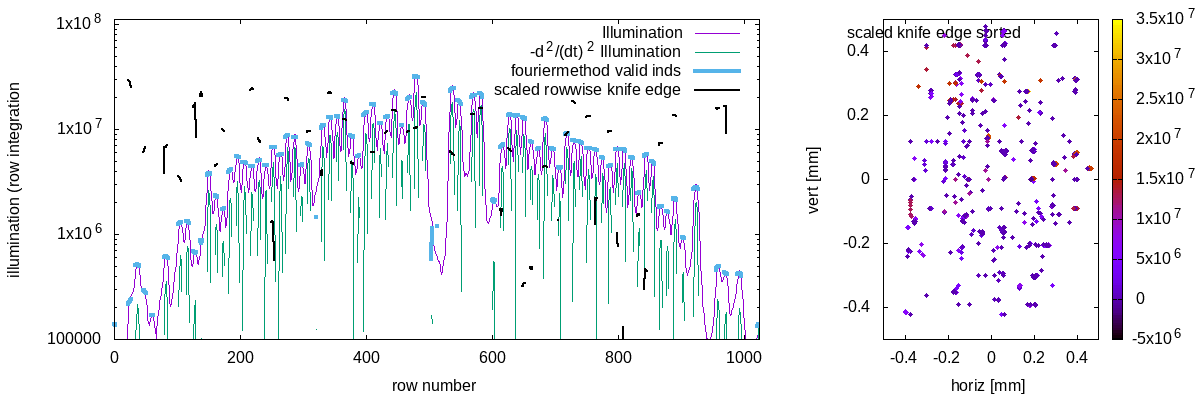

gnuplot code for this plot:
#!/usr/bin/gnuplot -persist
#
#    
#    	G N U P L O T
#    	Version 5.2 patchlevel 6    last modified 2019-01-01 
#    
#    	Copyright (C) 1986-1993, 1998, 2004, 2007-2018
#    	Thomas Williams, Colin Kelley and many others
#    
#    	gnuplot home:     http://www.gnuplot.info
#    	faq, bugs, etc:   type "help FAQ"
#    	immediate help:   type "help"  (plot window: hit 'h')
# set terminal qt 2 font "Sans,9"
# set output
unset clip points
set clip one
unset clip two
set errorbars front 1.000000 
set border 31 front lt black linewidth 1.000 dashtype solid
set zdata 
set ydata 
set xdata 
set y2data 
set x2data 
set boxwidth
set style fill  empty border
set style rectangle back fc  bgnd fillstyle   solid 1.00 border lt -1
set style circle radius graph 0.02 
set style ellipse size graph 0.05, 0.03 angle 0 units xy
set dummy x, y
set format x "% h" 
set format y "% h" 
set format x2 "% h" 
set format y2 "% h" 
set format z "% h" 
set format cb "% h" 
set format r "% h" 
set ttics format "% h"
set timefmt "%d/%m/%y,%H:%M"
set angles radians
set tics back
unset grid
unset raxis
set theta counterclockwise right
set style parallel front  lt black linewidth 2.000 dashtype solid
set key title "" center
set key fixed right top vertical Right noreverse enhanced autotitle nobox
set key noinvert samplen 4 spacing 1 width 0 height 0 
set key maxcolumns 0 maxrows 0
set key noopaque
unset label
unset arrow
set style increment default
unset style line
unset style arrow
set style histogram clustered gap 2 title textcolor lt -1
unset object
set style textbox transparent margins  1.0,  1.0 border  lt -1 linewidth  1.0
set offsets 0, 0, 0, 0
set pointsize 1
set pointintervalbox 1
set encoding default
unset polar
unset parametric
unset decimalsign
unset micro
unset minussign
set view 118, 315, 1, 1
set view azimuth 0
set rgbmax 255
set samples 100, 100
set isosamples 10, 10
set surface 
unset contour
set cntrlabel  format '%8.3g' font '' start 5 interval 20
set mapping cartesian
set datafile separator whitespace
unset hidden3d
set cntrparam order 4
set cntrparam linear
set cntrparam levels auto 5 unsorted
set cntrparam firstlinetype 0
set cntrparam points 5
set size ratio 0 1,1
set origin 0,0
set style data lines
set style function lines
unset xzeroaxis
unset yzeroaxis
unset zzeroaxis
unset x2zeroaxis
unset y2zeroaxis
set xyplane relative 0
set tics scale  1, 0.5, 1, 1, 1
set mxtics default
set mytics default
set mztics default
set mx2tics default
set my2tics default
set mcbtics default
set mrtics default
set nomttics
set xtics border in scale 1,0.5 mirror norotate  autojustify
set xtics  norangelimit autofreq 
set ytics border in scale 1,0.5 mirror norotate  autojustify
set ytics  norangelimit logscale autofreq 
set ztics border in scale 1,0.5 nomirror norotate  autojustify
set ztics  norangelimit logscale autofreq 
unset x2tics
unset y2tics
set cbtics border in scale 1,0.5 mirror norotate  autojustify
set cbtics  norangelimit logscale autofreq 
set rtics axis in scale 1,0.5 nomirror norotate  autojustify
set rtics  norangelimit autofreq 
unset ttics
set title "" 
set title  font "" norotate
set timestamp bottom 
set timestamp "" 
set timestamp  font "" norotate
set trange [ * : * ] noreverse nowriteback
set urange [ * : * ] noreverse nowriteback
set vrange [ * : * ] noreverse nowriteback
set xlabel "row number" 
set xlabel  font "" textcolor lt -1 norotate
set x2label "" 
set x2label  font "" textcolor lt -1 norotate
set xrange [ 0.00000 : 1024.00 ] noreverse writeback
set x2range [ 416.351 : 416.359 ] noreverse writeback
set ylabel "illumination (row integration" 
set ylabel  font "" textcolor lt -1 rotate
set y2label "" 
set y2label  font "" textcolor lt -1 rotate
set yrange [ 100000. : 1.11305e+08 ] noreverse writeback
set y2range [ * : * ] noreverse writeback
set zlabel "" 
set zlabel  font "" textcolor lt -1 norotate
set zrange [ * : * ] noreverse writeback
set cblabel "" 
set cblabel  font "" textcolor lt -1 rotate
set cbrange [ * : * ] noreverse writeback
set rlabel "" 
set rlabel  font "" textcolor lt -1 norotate
set rrange [ * : * ] noreverse writeback
unset logscale
set logscale z 10
set logscale y 10
set logscale cb 10
set logscale y2 10
set logscale x2 10
unset jitter
set zero 1e-08
set lmargin  -1
set bmargin  -1
set rmargin  -1
set tmargin  -1
set locale "en_US.UTF-8"
set pm3d explicit at s
set pm3d scansautomatic
set pm3d interpolate 1,1 flush begin noftriangles noborder corners2color mean
set pm3d nolighting
set palette positive nops_allcF maxcolors 0 gamma 1.5 color model RGB 
set palette rgbformulae 7, 5, 15
set colorbox default
set colorbox vertical origin screen 0.9, 0.2 size screen 0.05, 0.6 front  noinvert bdefault
set style boxplot candles range  1.50 outliers pt 7 separation 1 labels auto unsorted
set loadpath 
set fontpath 
set psdir
set fit brief errorvariables nocovariancevariables errorscaling prescale nowrap v5
GNUTERM = "qt"
histfile = "data_fs/processed/amox28216_r104_illumination.hist"
file = "data_fs/processed/amox28216_r104_illumination.dat"
x = 0.0
pasted = "data_fs/processed/amox28216_hvillum.pasted"
inversefile = "data_fs/processed/amox28216_r102_knife.inversescale"
## Last datafile plotted: "data_fs/processed/amox28216_hvillum.pasted"
set term png size 1200,400
set output 'figs/plotting.illumination.png'
set multiplot
set size .666,1
set origin 0,0
plot pasted u 1:($10) title 'Illumination',\
	pasted u 1:(.5*$11) title '-d^2/(dt)^2 Illumination',\
	pasted u 1:($12) lw 4 title "fouriermethod valid inds",\
	pasted u 1:($12>2e5?($4+$8)/$12*1e8: 0.) lw 2 lc -1 title 'scaled rowwise knife edge'
set origin 0.666,0
set size .333,1
set auto x
set auto y
unset log y
set yrange [-.5:.5]
set xrange [-.5:.5]
set cbrange [0:1e8]
unset log cb
set style data points
set xlabel 'horiz [mm]'
set ylabel 'vert [mm]'
set auto cb
#plot pasted u ($2*1e-3-24.5):($6*1e-3-3):($12>2e5?($4+$8)/$12*1e8: 0./0) palette pt 7 title 'scaled knife edge sorted'
set pointsize .5
plot pasted u ($2*1e-3-24.5):($6*1e-3-3):($12) palette pt 7 title 'scaled knife edge sorted'
unset multiplot
#    EOF
